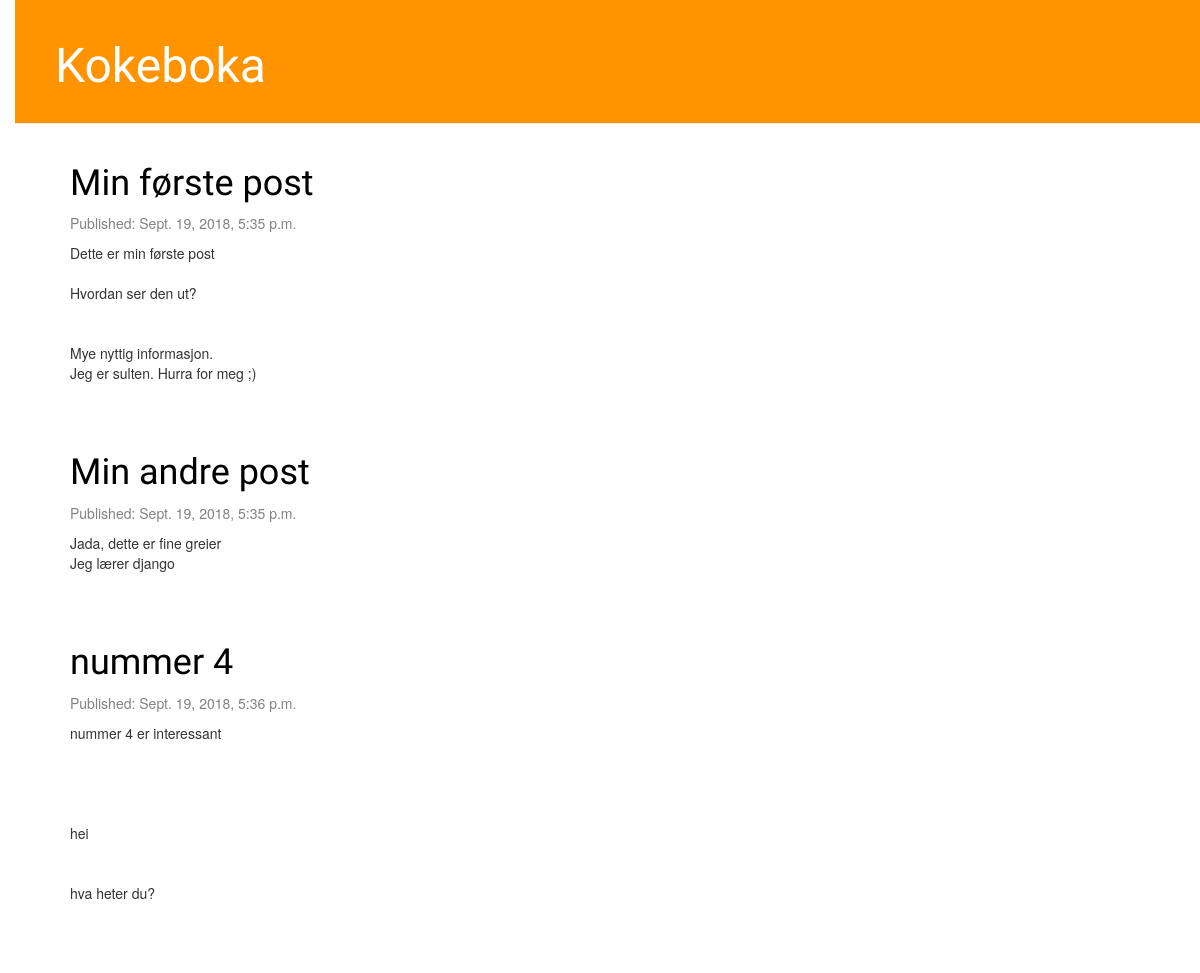
The app's page /, older data.
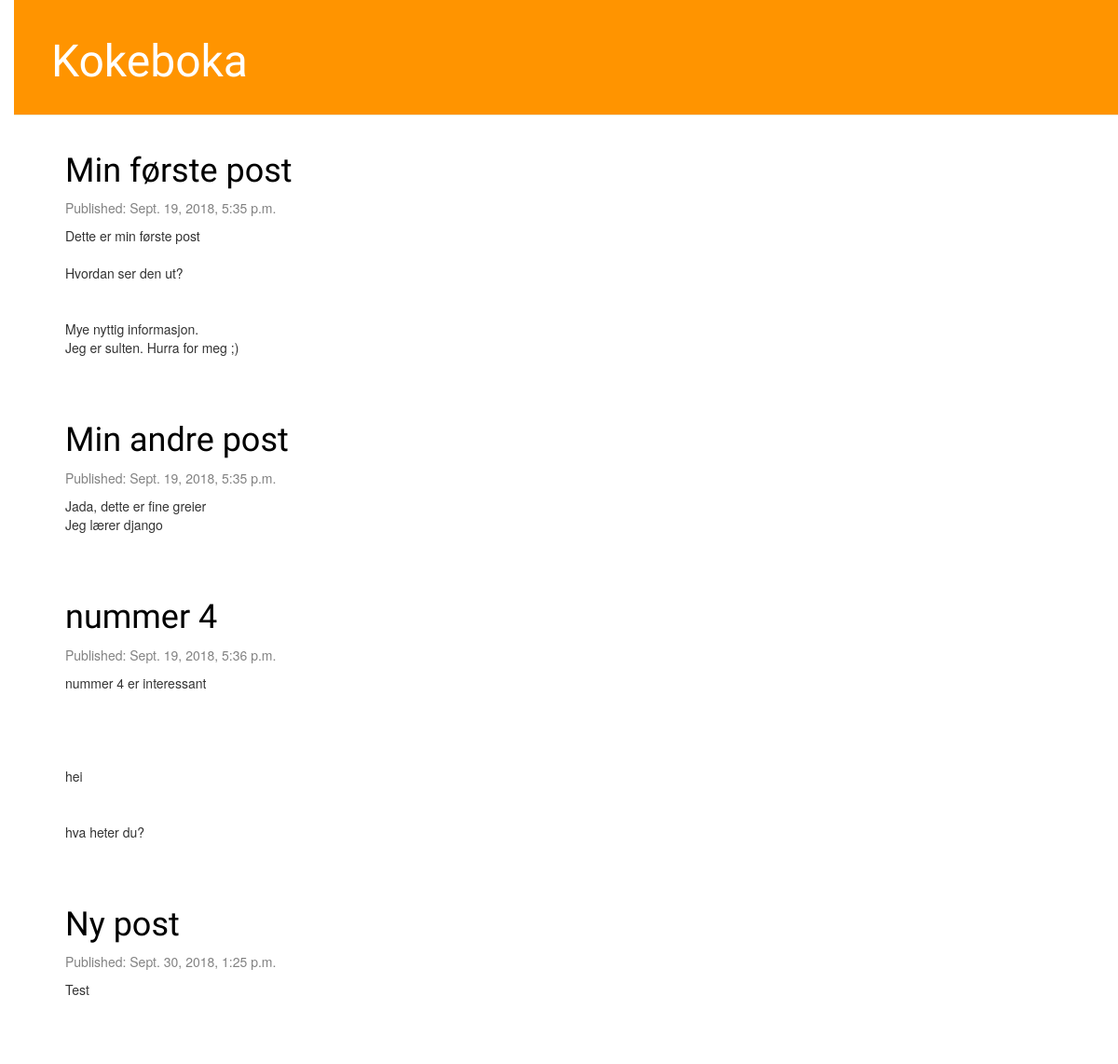
The same page, newer data.
### blog/models.py (models this page shows, shortened)
class Post(models.Model):
    author = models.ForeignKey('auth.User', on_delete=models.CASCADE)
    title = models.CharField(max_length=200)
    text = models.TextField()
    created_date = models.DateTimeField(default=timezone.now())
    published_date = models.DateTimeField(blank=True, null=True)

### blog/views.py (the view)
# urls.py: path('', views.post_list, name='post_list'),
def post_list(request):
    posts = Post.objects.filter(published_date__lte=timezone.now()).order_by('published_date')
    return render(request, 'blog/post_list.html', {'posts': posts})

### blog/templates/blog/post_list.html
{% extends 'blog/base.html' %}
{% block content %}
    {% for post in posts %}
        <div class="post">
            <h1><a href="{% url 'post_detail' pk=post.pk %}">{{ post.title }}</a></h1>
            <div class="date">
             <p>Published: {{ post.published_date }}</p>
            </div>
            <p>{{ post.text|linebreaksbr }}</p>
        </div>
    {%  endfor %}
{% endblock %}

Row changes from the older to the newer data that the page shows:
added Post: title "Ny post", published_date "Sept. 30, 2018, 1:25 p.m.", text "Test"
